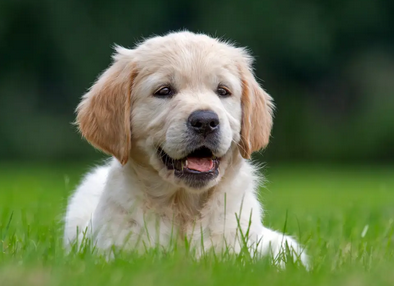
//> input picture imgs/sample_dog.png, 394 x 286 px
$ ./basic-image-operations   (built with g++ and OpenCV 4)
//> lines starting //> are read from the running program, lines starting //| are printed output that depends on the picture; after the words box and inside, x2 and y2 are one past the last pixel; in counts of white or black regions, pixels touching at a corner belong together
// Basic Image Operations
#include <iostream>
#include <opencv2/opencv.hpp>

int main() {
  // Read image
  std::string imagePath{"/Users/jasonadam/code/opencv-cv1/imgs/sample_dog.png"};
  cv::Mat image{cv::imread(imagePath, cv::IMREAD_COLOR)};
//> image is the input picture: 286 rows x 394 cols, CV_8UC3; mean B, G, R 72.1, 107.9, 93.5
  std::cout << "Standard image size = " << image.size() << std::endl;
//| Standard image size = [394 x 286]

  // Cropped Image
  cv::Mat croppedImage{image(cv::Range(40, 200), cv::Range(170, 320))};
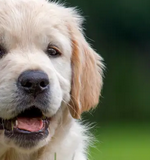
//> croppedImage: 160 rows x 150 cols, CV_8UC3; mean B, G, R 97.8, 115.7, 115.6
  cv::namedWindow("normal");
  cv::namedWindow("cropped");
  cv::imshow("normal", image);
  cv::imshow("cropped", croppedImage);

  // Resize Image
  cv::namedWindow("resized");
  int resizeDownWidth{300};
  int resizeDownHeight{200};
  cv::Mat resizedDown;
  cv::resize(image, resizedDown, cv::Size(resizeDownWidth, resizeDownHeight),
             cv::INTER_LINEAR);
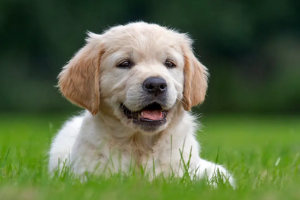
//> resizedDown: 200 rows x 300 cols, CV_8UC3; mean B, G, R 72, 107.8, 93.4
  cv::imshow("resized", resizedDown);

  // Resize with scaling factor
  cv::namedWindow("scaleFactor");
  double scaleUpX{1.5};
  double scaleUpY{1.5};
  cv::Mat scaleUp;
  cv::resize(image, scaleUp, cv::Size(), scaleUpX, scaleUpY, cv::INTER_LINEAR);
  cv::imshow("scaleFactor", scaleUp);
  std::cout << "Scaled up image size = " << scaleUp.size() << std::endl;
//| Scaled up image size = [591 x 429]

  // Create image mask
  cv::namedWindow("maskedImage");
  cv::Mat mask;
  cv::inRange(image, cv::Scalar(0, 0, 150), cv::Scalar(100, 100, 255), mask);
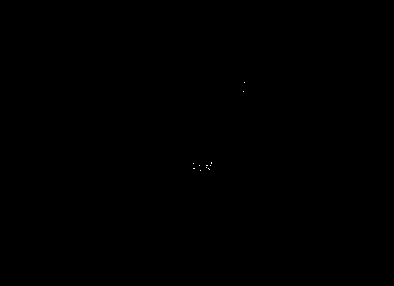
//> mask: 286 rows x 394 cols, CV_8UC1; 0.01% white in thin lines or dots, all inside (x1, y1, x2, y2) = (193, 82, 245, 171)
  cv::imshow("maskedImage", mask);

  // Cleanup
  cv::waitKey(0);
  cv::destroyAllWindows();
  return 0;
}
